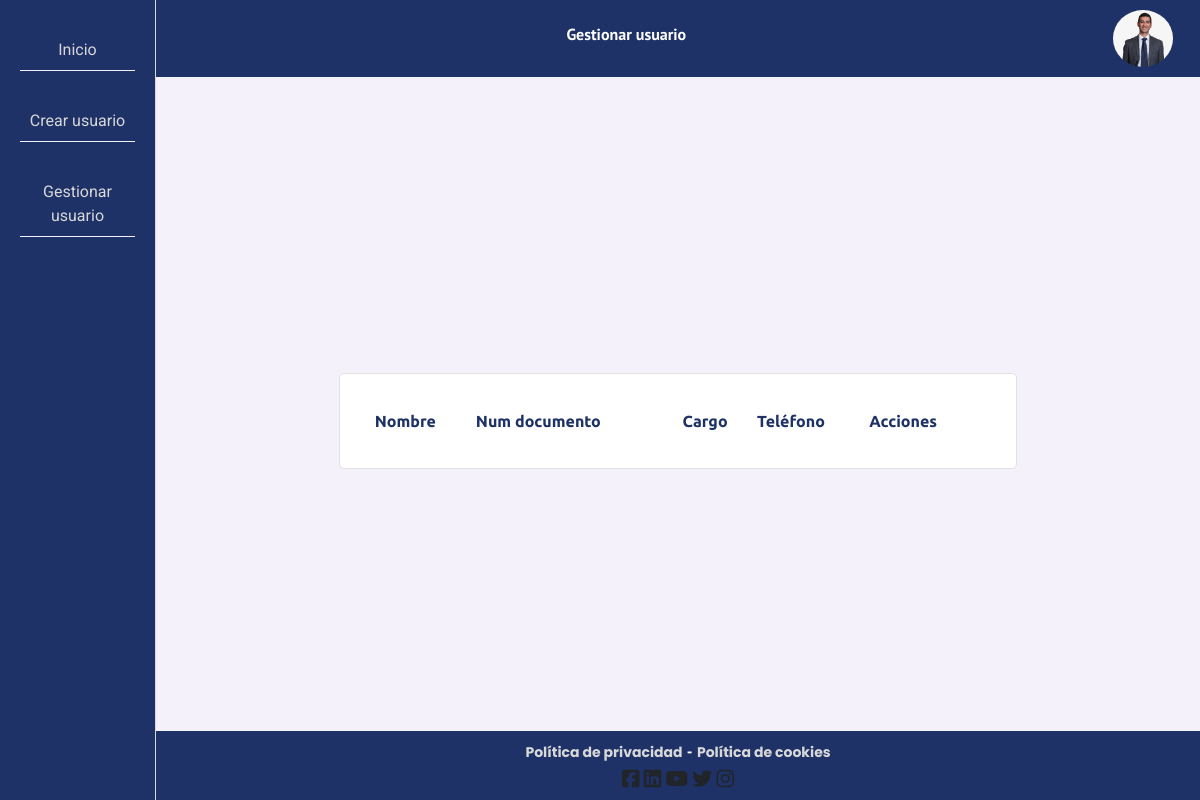
/gestionar-usuario/, run on an earlier commit of the app's database.
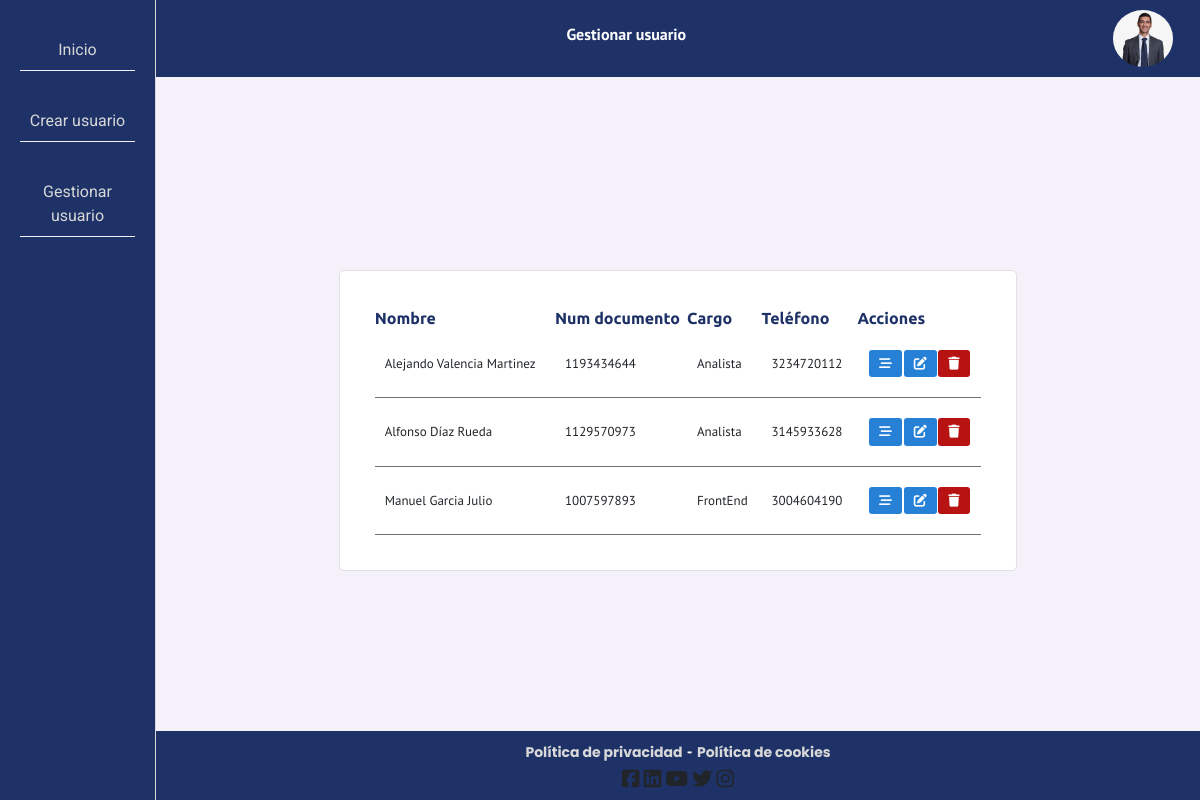
And on a later commit of the database.
### tables this page shows
CREATE TABLE Usuario (docIdentidad VARCHAR (15) NOT NULL PRIMARY KEY, nombre VARCHAR (45) NOT NULL, apellidos VARCHAR (45) NOT NULL, fechaNac DATE NOT NULL, telefono VARCHAR (15), correo VARCHAR (30) UNIQUE NOT NULL, tipoContrato VARCHAR (25), salario DECIMAL (3), fechaTerContrato DATE, clave VARCHAR (200) NOT NULL, tipoDocumento VARCHAR (25) NOT NULL, fechaIngreso DATE NOT NULL, cargo VARCHAR (20) NOT NULL, tipoUsuario VARCHAR (12) NOT NULL);

### app.py (the view)
@app.route('/gestionar-usuario/', methods=['GET', 'POST'])
def gestionar():
    if request.method == 'GET':
        sql = f"SELECT * FROM Usuario;"
        resultado = seleccion(sql)
    return render_template('gestionar-usuario.html', titulo='Gestionar usuario', usuarios=resultado)

### db.py (called while the page is built)
def seleccion(sql) -> list:
    try:
        with sqlite3.connect(URL_DB) as con:
            cur = con.cursor()
            res = cur.execute(sql).fetchall()
    except Exception:
        res = None
    return res

### templates/gestionar-usuario.html (shortened to what this page needs)
{% extends 'index.html' %}
{% block cuerpo %}
<link rel="stylesheet" href="https://cdn.datatables.net/1.10.21/css/dataTables.bootstrap4.min.css" />
<link rel="stylesheet" href="https://cdn.datatables.net/responsive/2.2.5/css/responsive.bootstrap4.min.css" />
<link rel="stylesheet" href="https://cdn.datatables.net/buttons/1.6.2/css/buttons.bootstrap4.min.css" />
<link rel="stylesheet" href="https://cdnjs.cloudflare.com/ajax/libs/twitter-bootstrap/4.1.3/css/bootstrap.css" />
<div class="gestionUsuarios">
    <div class="contenedorTable">
        <table id="usuarios">
            <thead>
                <tr>
                    <th>Nombre</th>
                    <th>Num documento</th>
                    <th>Cargo</th>
                    <th>Teléfono</th>
                    <th>Acciones</th>
                </tr>
            </thead>
            <tbody>
                {% for usuario in usuarios %}
                    <tr>
                        <td>{{ usuario[1] }} {{usuario[2] }}</td>
                        <td>{{ usuario[0] }}</td>
                        <td>{{ usuario[12] }}</td>
                        <td>{{ usuario[4] }}</td>
                        <td>
                            <div class="acciones">
                                <button title="Retroalimentar"><i class="fas fa-stream"></i></button>
                                <a href="/crear-usuario/?idUsuario={{usuario[0]}}&accion=edicionUsuario" title="Editar"><i class="fas fa-edit"></i></a>
                                <a href="/crear-usuario/" class="delete" title="Eliminar"><i class="fas fa-trash"></i></a>
                            </div>
                        </td>
                    </tr>
                {% endfor %}
            </tbody>
        </table>
    </div>
</div>
{% endblock %}

### templates/index.html (shortened to what this page needs)
<!DOCTYPE html>
<html lang="es">
<head>
    <link rel="stylesheet" href="../static/css/bootstrap/bootstrap.min.css">
    <link rel="stylesheet" href="{{url_for('static',filename='css/estilos.css')}}">
</head>
<body>
    <div class="menu-lateral">
        <nav>
            <ul>
                <li><a href="/index/">Inicio</a></li>
                <li><a href="/crear-usuario/">Crear usuario</a></li>
                <li><a href="/gestionar-usuario/">Gestionar usuario</a></li>
            </ul>
        </nav>
    </div>
    <div class="contenedor">
        <header>
            <div class="elementos">
                {% if titulo %}
                <h1>{{titulo}}</h1>
                {% else %}
                <h1>Inicio</h1>
                {% endif %}
            </div>
            <div class="imgUser">
                <div class="box">
                    <img src="{{url_for('static',filename='img/foto.jpeg')}}" alt="">
                </div>
            </div>
        </header>
        <main class="main">
            {% block cuerpo %}{% endblock %}
        </main>
        <footer>
            <div class="enlaces">
                <a href="#">Política de privacidad</a>
                <span>-</span>
                <a href="#">Política de cookies</a>
            </div>
            <div class="iconos">
                <i class="fab fa-facebook-square" title="Facebook"></i>
                <i class="fab fa-linkedin" title="Linkedin"></i>
                <i class="fab fa-youtube" title="Youtube"></i>
                <i class="fab fa-twitter" title="Twitter"></i>
                <i class="fab fa-instagram" title="Instagram"></i>
            </div>
        </footer>
    </div>
</body>
</html>

### static/css/estilos.css (style rules this page uses)
:root { --colorFondo1: #1e3267; --colorFondo2: #f4f1fa; --colorFuente1: #d8d8d8; --colorFuente2: #707070; }
* { padding: 0; margin: 0; box-sizing: border-box; font-family: 'PT Sans', sans-serif; }
body { display: flex; position: relative; }
.menu-lateral { background: var(--colorFondo1); width: 13%; height: 100vh; border-right: 1px solid var(--colorFuente1); padding: 30px 20px; }
.menu-lateral nav ul { list-style-type: none; text-align: center; font-size: 15px; padding: 0px; }
.menu-lateral nav ul li { margin-bottom: 30px; border-bottom: 1px solid var(--colorFondo2); padding: 8px; }
.menu-lateral nav ul li a { color: var(--colorFuente1); text-decoration: none; font-family: 'Roboto', sans-serif; font-size: 16px; }
.contenedor { width: 87%; }
.contenedor header { background: var(--colorFondo1); padding: 10px 5px; display: flex; align-items: center; overflow: hidden; font-family: 'Poppins', sans-serif; z-index: 100; }
.contenedor header .imgUser { width: 10%; display: flex; justify-content: center; align-items: center; }
.contenedor header .imgUser .box { width: 60px; }
.contenedor header .imgUser img { width: 100%; height: auto; border-radius: 50%; }
.contenedor header .elementos { width: 90%; display: flex; justify-content: center; align-items: center; }
.contenedor header .elementos h1 { display: inline-block; color: #fff; font-weight: bold; font-size: 16px; }
.contenedor .main { min-height: 86vh; display: flex; justify-content: center; align-items: center; background-color: var(--colorFondo2); }
.contenedor footer { background: var(--colorFondo1); text-align: center; padding: 8px; position: fixed; bottom: 0; right: 0; width: 87%; }
.contenedor footer .enlaces { margin-bottom: 5px; }
.contenedor footer .enlaces a { color: var(--colorFuente1); text-decoration: none; font-weight: bold; font-size: 14px; font-family: 'Poppins', sans-serif; }
.contenedor footer .enlaces span { color: #fff; font-weight: bold; }
.contenedor footer .iconos i { font-size: 20px; }
.gestionUsuarios { width: 100%; display: flex; justify-content: center; align-items: center; }
.gestionUsuarios .contenedorTable { background-color: #ffffff; padding: 35px; border-radius: 5px; border: 1px solid #e1e1e1; width: 65%; }
.gestionUsuarios .contenedorTable table { width: 100%; }
.gestionUsuarios .contenedorTable table th { color: var(--colorFondo1); font-family: 'Ubuntu', sans-serif; }
.gestionUsuarios .contenedorTable table td { font-size: 13px; padding: 20px 10px; border-bottom: 1px solid var(--colorFuente2); }
.gestionUsuarios .contenedorTable table .acciones { display: flex; justify-content: space-evenly }
.gestionUsuarios .contenedorTable table .acciones button, .gestionUsuarios .contenedorTable table .acciones a { border: none; background-color: #2681d6; border-radius: 3px; padding: 4px 10px; }
.gestionUsuarios .contenedorTable table .acciones i { pointer-events: none; user-select: none; color: #fff; }
.gestionUsuarios .contenedorTable table .acciones .delete { background-color: #b81313; }

What changed in the data, as far as the page shows it:
added Usuario: nombre "Alejando", apellidos "Valencia Martinez", docIdentidad "1193434644", cargo "Analista", telefono "3234720112"
added Usuario: nombre "Alfonso", apellidos "Díaz Rueda", docIdentidad "1129570973", cargo "Analista", telefono "3145933628"
added Usuario: nombre "Manuel", apellidos "Garcia Julio", docIdentidad "1007597893", cargo "FrontEnd", telefono "3004604190"
